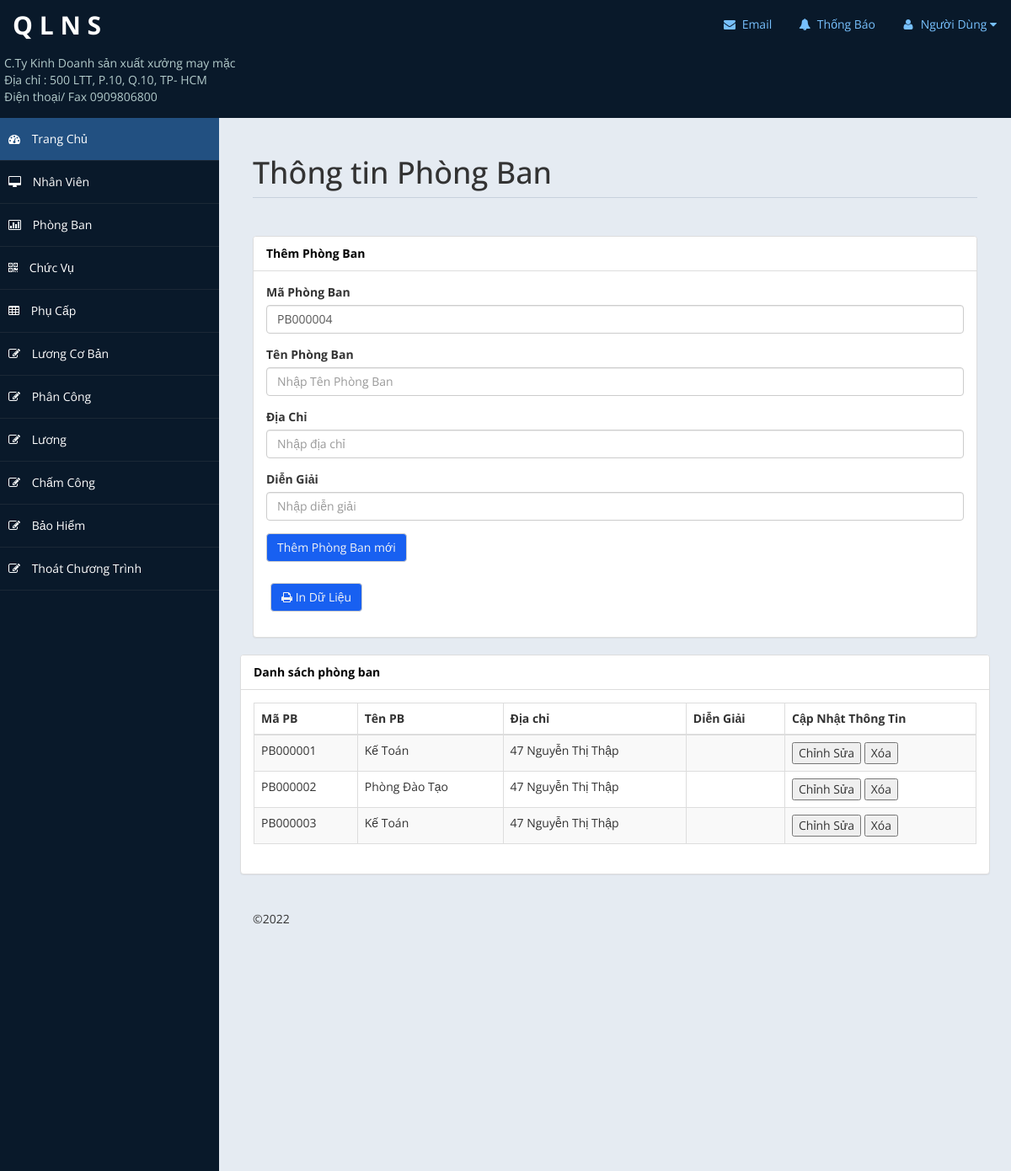
The page /admin/dsphongban.php on the database its author committed.
### tables this page shows
CREATE TABLE `phongban` (
  `MaPB` char(20) NOT NULL,
  `TenPB` varchar(30) NOT NULL,
  `DiaChi` varchar(50) NOT NULL,
  `DienGiai` varchar(50) NOT NULL
);

### admin/includes/dataphongban.php (called while the page is built, shortened)
<?php
class phongbano{
	private $conn;
	private $table = "phongban";
	public function __construct($db){
		$this->conn = $db;
	}
	public function read(){
		$sql = "SELECT * FROM $this->table";
		$stmt = $this->conn->prepare($sql);
		$stmt->execute();
		return $stmt;
	}
	public function readMaPB()
	{
		$sql = " Select MaPB FROM phongban ORDER BY MaPB desc limit 1";
		$stmt = $this->conn->prepare($sql);
		$stmt->execute();
		$row = $stmt->fetch(PDO::FETCH_ASSOC);
		if($row){
			$lastMaPB  = $row['MaPB'];
		}
		else
		{
		 	$lastMaPB ='';
		}
		if($lastMaPB =="")
		{
			$MaPBid="PB000001";
		}
		else
		{
			$MaPBid=substr($lastMaPB,2);
			$MaPBid=intval($MaPBid);
			$MaPBid="PB". str_pad($MaPBid +1,6,"0",STR_PAD_LEFT);
		}
		return $MaPBid;
	}
}
?>

### admin/dsphongban.php (the view, shortened to what this page needs)
<?php
include "includes/dataphongban.php";
$database = new database();
$db = $database->connect();
$phongbano = new phongbano($db);
?>
<!DOCTYPE html>
<html xmlns="http://www.w3.org/1999/xhtml">
<head>
    <link href="assets/css/bootstrap.css" rel="stylesheet" />
    <link href="assets/css/font-awesome.css" rel="stylesheet" />
    <link href="assets/js/morris/morris-0.4.3.min.css" rel="stylesheet" />
    <link href="assets/css/custom-styles.css" rel="stylesheet" />
</head>
<body>
    <div id="wrapper">
        <?php
            include "header.php";
        ?>
        <?php
            include "sidebar.php";
        ?>
        <div id="page-wrapper">
            <div id="page-inner">
                <div class="row">
                    <div class="col-md-12">
                        <h1 class="page-header">
                            Thông tin Phòng Ban
                        </h1>
                    </div>
                </div>
                <div class="row">
                    <div class="col-lg-12">
                        <div class="panel panel-default">
                            <div class="panel-heading">
                          Thêm Phòng Ban
                            </div>
                            <div class="panel-body">
                            <div class="row">
                                <div class="col-lg-12">
                                    <form role="form" method="POST" action="">
                                    <div class="form-group">
                                            <label>Mã Phòng Ban</label>
                                            <input name="MaPB" class="form-control"  value="<?php echo $phongbano->readMaPB()?>">
                                        </div>
                                        <div class="form-group">
                                            <label>Tên Phòng Ban</label>
                                            <input name="TenPB" class="form-control" placeholder="Nhập Tên Phòng Ban">
                                        </div>
                                        <div class="form-group">
                                            <label>Địa Chỉ</label>
                                            <input name="DiaChi" class="form-control" placeholder="Nhập địa chỉ">
                                        </div>
                                        <div class="form-group">
                                            <label>Diễn Giải</label>
                                            <input name="DienGiai" class="form-control" placeholder="Nhập diễn giải">
                                        </div>
                                        <button style="background-color:#1860F1;color:#F2F3F5"   type="submit" class="btn btn-default">Thêm Phòng Ban mới</button>
                                        <br></br>
                                        <div class="color">
                                        <button style="background-color:#1860F1;color:#F2F3F5" type="submit" class="btn btn-default" href="" onclick="window.print();return false;"><i class="fa fa-print"></i> In Dữ Liệu</button>
                                        </div>
                                    </form>
                                </div>
                            </div>
                            </div>
                        </div>
                    </div>
                </div>
                <div class="row">
                    <div class="col-lg-14">
                        <div class="panel panel-default">
                            <div class="panel-heading">
                                Danh sách phòng ban
                            </div>
                            <div class="panel-body">
                                <div class="table-responsive">
                                    <table class="table table-striped table-bordered table-hover">
                                        <thead>
                                            <tr>
                                                <th>Mã PB</th>
                                                <th>Tên PB</th>
                                                <th>Địa chỉ</th>
                                                <th>Diễn Giải</th>
												<th>Cập Nhật Thông Tin</th>
                                            </tr>
                                        </thead>
                                        <tbody>
                                            <?php
                                            $result = $phongbano->read();
                                            $num = $result->rowCount();
                                            if($num>0){
                                                while($rows = $result->fetch()){
                                            ?>
                                            <tr>
                                                <td><?php echo $rows['MaPB'] ?></td>
                                                <td><?php echo $rows['TenPB'] ?></td>
                                                <td><?php echo $rows['DiaChi'] ?></td>
                                                <td><?php echo $rows['DienGiai'] ?></td>
                                                <td>
                                                <button data-toggle="modal" data-toggle="modal" data-target="#edit_employee<?php echo $rows['MaPB']?>">Chỉnh Sửa
												</button>
                                                <button data-toggle="modal" data-toggle="modal" data-target="#delete_employee<?php echo $rows['MaPB']?>">Xóa</button>
												</td>
                                            </tr>
                                            <?php
                                                }
                                            }
                                            ?>
                                        </tbody>
                                    </table>
                                </div>
                            </div>
                        </div>
                    </div>
                </div>
				<footer><p>&copy;2022</p></footer>
            </div>
        </div>
    </div>
</body>
</html>

### admin/assets/css/custom-styles.css (style rules this page uses)
body { font-family: 'Open Sans', sans-serif; }
#wrapper { width: 100%; background:#09192A; }
#page-wrapper { padding: 15px 15px; min-height: 600px; background:#E5EBF2; }
#page-inner { width:100%; margin:10px 20px 10px 0px; background-color:transparent; padding:10px; min-height:1200px; }
h1, .h1, h2, .h2, h3, .h3 { margin-top: 7px; margin-bottom: -5px; }
p { font-size:16px; line-height:25px; padding-top:20px; }
.page-header { padding-bottom: 9px; margin: 10px 0 45px; border-bottom: 1px solid #C7D1DD; }
.panel-default > .panel-heading { color: #000; background-color: #FFFFFF; border-color: #ddd; font-weight:bold; }
footer p { font-size: 14px; }
@media (min-width:768px) { #page-wrapper { margin: 0 0 0 260px; padding: 15px 30px; min-height: 1200px; } }

### admin/header.php (style rules this page uses)
.color { color: #b3cbcb; padding: 5px; padding-bottom:15px; }

### rows shown on the page
phongban: MaPB "PB000004", MaPB "PB000003", TenPB "Kế Toán", DiaChi "47 Nguyễn Thị Thập"
phongban: MaPB "PB000001", TenPB "Kế Toán", DiaChi "47 Nguyễn Thị Thập"
phongban: MaPB "PB000002", TenPB "Phòng Đào Tạo", DiaChi "47 Nguyễn Thị Thập"
